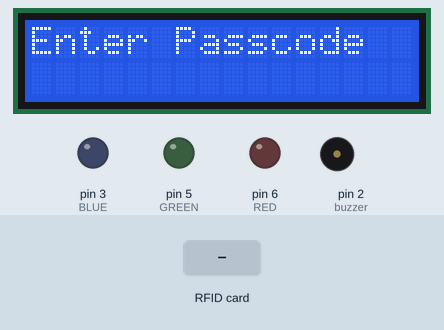
Simulated run of this sketch. Board: Arduino Mega 2560, built with avr-gcc and run on an emulated ATmega2560. Shown: 16×2 character LCD, output pins drawn as LEDs (lit = HIGH), buzzer (waves = sounding). Dashed ring = blinking. Inputs (shaded band) come from the test bench. Pins used as bus, display or sensor lines are not drawn; what the sketch prints to the serial monitor is not drawn.

Above: at 1.3 s.
1.4 s: RFID card 13 D4 16 07 held to the reader
At 1.57 s:
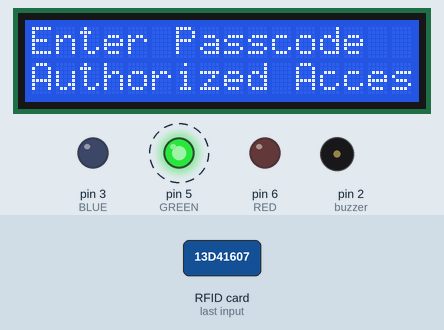
3.8 s: RFID card DE AD BE EF held to the reader
At 4.74 s:
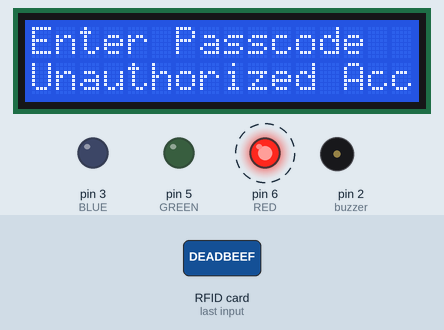
5.9 s: RFID card 5E 7A 19 C4 held to the reader
At 6.15 s:
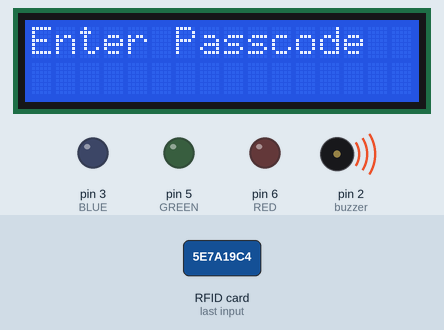
Timing chart, 0 to 8.9 s (numbered marks = the images above; inputs shaded):
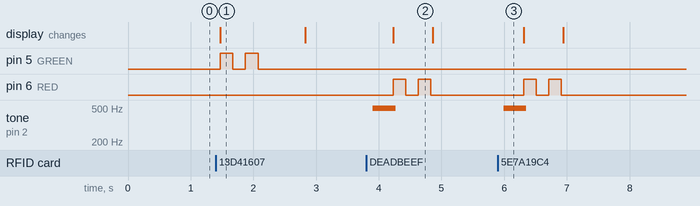

Measured:
- after the input at 1.4 s, pin 5 (GREEN): alternates HIGH for 0.20 s and LOW for 0.20 s, 4 changes in all, then stays LOW, starting after 0.07 s; the display: changes after 0.07 s (image 1)
- after the input at 3.8 s, pin 6 (RED): alternates HIGH for 0.20 s and LOW for 0.20 s, 4 changes in all, then stays LOW, starting after 0.43 s; tone on pin 2 (buzzer): silent → 495 Hz after 0.11 s, → silent 0.36 s later; the display: changes after 0.43 s (image 2)
- after the input at 5.9 s, pin 6 (RED): alternates HIGH for 0.20 s and LOW for 0.20 s, 4 changes in all, then stays LOW, starting after 0.41 s; tone on pin 2 (buzzer): silent → 495 Hz after 0.09 s, → silent 0.36 s later
- what the display in image 1 shows lasts 1.3 s, from 1.5 s to 2.8 s
- what the display in image 2 shows lasts 0.7 s, from 4.2 s to 4.9 s

The sketch:

RFD_LED_LCD_buzzer.ino
```cpp
//www.elegoo.com
//2018.10.24
#include <SPI.h>
#include <MFRC522.h>
#include <LiquidCrystal.h>
int tempPin = 0;
#define RST_PIN   4     // Configurable, see typical pin layout above
#define SS_PIN    53   //

MFRC522 mfrc522(SS_PIN, RST_PIN);   // Create MFRC522 instance

/* Set your new UID here! */
#define NEW_UID {0xDE, 0xAD, 0xBE, 0xEF}

MFRC522::MIFARE_Key key;

// include the library code:
#include <LiquidCrystal.h>

// initialize the library with the numbers of the interface pins
LiquidCrystal lcd(7, 8, 9, 10, 11, 12);

#define BLUE 3
#define GREEN 5
#define RED 6
int buzzer = 2;
void setup()
{
  pinMode(RED, OUTPUT);
  pinMode(GREEN, OUTPUT);
  pinMode(BLUE, OUTPUT);
  digitalWrite(RED, LOW);
  digitalWrite(GREEN, LOW);
  digitalWrite(BLUE, LOW);
  Serial.begin(9600);
  while (!Serial);     // Do nothing if no serial port is opened (added for Arduinos based on ATMEGA32U4)
  SPI.begin();         // Init SPI bus
  mfrc522.PCD_Init();
  pinMode(buzzer,OUTPUT);

  for (byte i = 0; i < 6; i++) {
    key.keyByte[i] = 0xFF;
  }


  lcd.begin(16, 2);
  // Print a message to the LCD.
  //lcd.print("Hello, World!");
  lcd.setCursor(0, 0);
  lcd.print("Enter Passcode");
}

void loop()
{
lcd.clear();
lcd.setCursor(0, 0);
  lcd.print("Enter Passcode");


//  delay(500);
  if ( ! mfrc522.PICC_IsNewCardPresent() || ! mfrc522.PICC_ReadCardSerial() ) {
    delay(50);
    return;
  }

Serial.print(F("Card UID:"));
String content= "";
  byte letter;
  for (byte i = 0; i < mfrc522.uid.size; i++)
  {
     Serial.print(mfrc522.uid.uidByte[i] < 0x10 ? " 0" : " ");
     Serial.print(mfrc522.uid.uidByte[i], HEX);
     content.concat(String(mfrc522.uid.uidByte[i] < 0x10 ? " 0" : " "));
     content.concat(String(mfrc522.uid.uidByte[i], HEX));
  }
  Serial.println();
  Serial.print("Message : ");
  content.toUpperCase();


    //0C 2D EC 37  blue kechain

        if (content.substring(1) == "13 D4 16 07"){
          String msg= "Authorized Access";
          lcd.setCursor(0, 1);
          lcd.print(msg);
//          delay(500);
          digitalWrite(RED, LOW);
          digitalWrite(GREEN, 255);
          analogWrite(BLUE, LOW);
          delay(200);
          digitalWrite(GREEN, 0);
          delay(200);
          digitalWrite(GREEN, 255);
          delay(200);
          digitalWrite(GREEN, 0);
          digitalWrite(buzzer,HIGH);
          delay(250);//wait for 1ms
          digitalWrite(buzzer,LOW);
          delay(500);//wait for 1ms


        }
        else{
         for(int i=0;i<180;i++)
         {
          digitalWrite(buzzer,HIGH);
          delay(1);//wait for 1ms
          digitalWrite(buzzer,LOW);
          delay(1);//wait for 1ms
          }
         String msg= "Unauthorized Access";
          lcd.setCursor(0, 1);
          lcd.print(msg);
          digitalWrite(GREEN, LOW);
          digitalWrite(BLUE, LOW);
          analogWrite(RED, 255);
          delay(200);
          digitalWrite(RED, 0);
          delay(200);
          digitalWrite(RED, 255);
          delay(200);
          digitalWrite(RED, 0);
        }


//  delay(1000);
}
```
